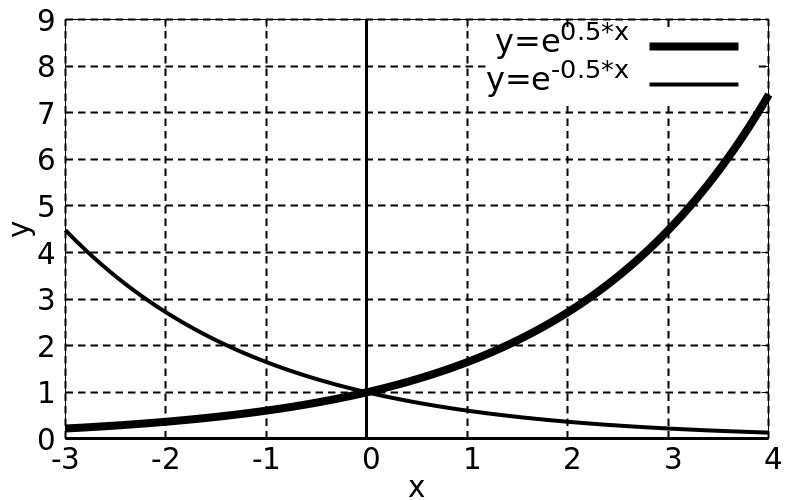

Generate this figure with gnuplot:
load "template/function-plot.gnuplot"

set xrange [-3:4]
set yrange [0:9]

set xtics 1
set ytics 1

plot \
  exp(0.5*x) lc 0 lw 8 title "y=e^{0.5*x}", \
  exp(-0.5*x) lc 0 lw 4 title "y=e^{-0.5*x}"
